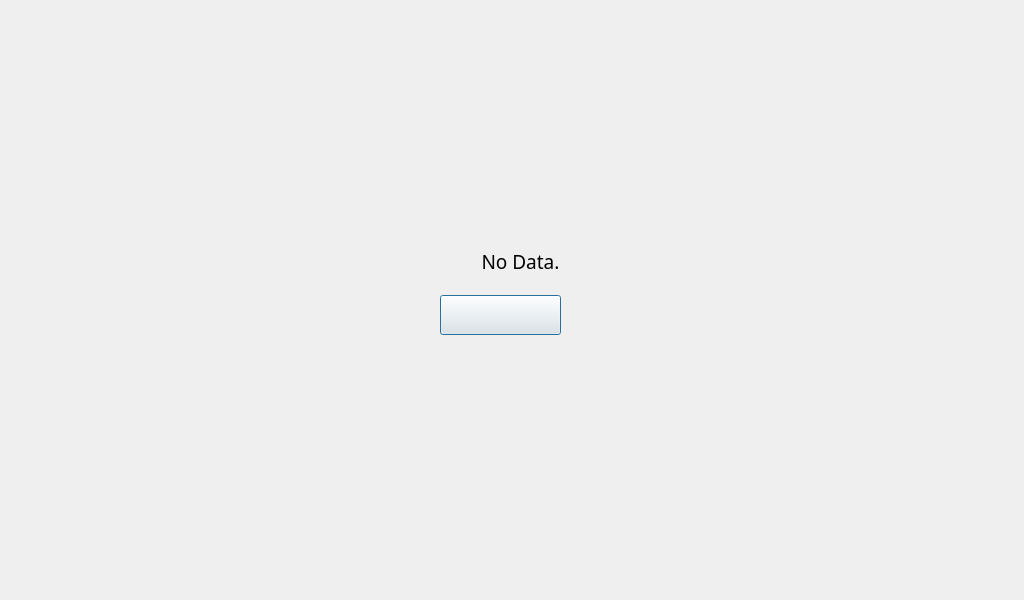
<?xml version="1.0" encoding="UTF-8"?>
<ui version="4.0">
 <class>Dialog</class>
 <widget class="QDialog" name="Dialog">
  <property name="geometry">
   <rect>
    <x>0</x>
    <y>0</y>
    <width>1024</width>
    <height>600</height>
   </rect>
  </property>
  <property name="font">
   <font>
    <family>NanumSquare</family>
   </font>
  </property>
  <property name="windowTitle">
   <string>Dialog</string>
  </property>
  <property name="styleSheet">
   <string notr="true"/>
  </property>
  <widget class="QPushButton" name="Button_ok">
   <property name="geometry">
    <rect>
     <x>440</x>
     <y>295</y>
     <width>121</width>
     <height>40</height>
    </rect>
   </property>
   <property name="styleSheet">
    <string notr="true">QPushButton {
   border-image: url(:/Icon/OK_Pressed.png);
}


QPushButton:pressed {
	border-image: url(:/Icon/OK.png);
}

</string>
   </property>
   <property name="text">
    <string/>
   </property>
  </widget>
  <widget class="QLabel" name="label_8">
   <property name="geometry">
    <rect>
     <x>359</x>
     <y>210</y>
     <width>281</width>
     <height>150</height>
    </rect>
   </property>
   <property name="font">
    <font>
     <family>NanumSquare</family>
    </font>
   </property>
   <property name="styleSheet">
    <string notr="true">border-image: url(:/Icon/set_sel_on_box.png);</string>
   </property>
   <property name="text">
    <string/>
   </property>
  </widget>
  <widget class="QLabel" name="label">
   <property name="geometry">
    <rect>
     <x>0</x>
     <y>0</y>
     <width>1024</width>
     <height>600</height>
    </rect>
   </property>
   <property name="styleSheet">
    <string notr="true">border-image: url(:/Icon/Data_Background.png);</string>
   </property>
   <property name="text">
    <string/>
   </property>
  </widget>
  <widget class="QLabel" name="label_9">
   <property name="geometry">
    <rect>
     <x>430</x>
     <y>240</y>
     <width>51</width>
     <height>41</height>
    </rect>
   </property>
   <property name="styleSheet">
    <string notr="true">image: url(:/Icon/exclamation icon.png);</string>
   </property>
   <property name="text">
    <string/>
   </property>
  </widget>
  <widget class="QLabel" name="label_10">
   <property name="geometry">
    <rect>
     <x>480</x>
     <y>236</y>
     <width>81</width>
     <height>50</height>
    </rect>
   </property>
   <property name="font">
    <font>
     <family>NanumSquare</family>
     <pointsize>14</pointsize>
    </font>
   </property>
   <property name="styleSheet">
    <string notr="true"/>
   </property>
   <property name="text">
    <string>No Data.</string>
   </property>
   <property name="alignment">
    <set>Qt::AlignCenter</set>
   </property>
  </widget>
  <zorder>label</zorder>
  <zorder>label_8</zorder>
  <zorder>Button_ok</zorder>
  <zorder>label_9</zorder>
  <zorder>label_10</zorder>
 </widget>
 <resources>
  <include location="Icon/Icon.qrc"/>
 </resources>
 <connections/>
</ui>
